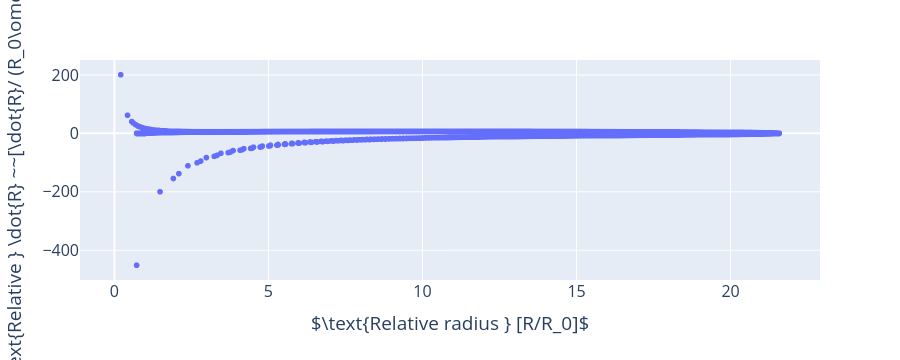

Notebook code cell kept with this figure:
### Markdown cell above
Plotting the dynamic phase (R - Rdot plot). The phase space plot can be used to classify the dynamics of cavitation.

### Code cell
fig = px.scatter(x=BD_obj.R, y=BD_obj.Rdot)
fig.update_layout(
    xaxis=dict(title=r"$\text{Relative radius } [R/R_0]$"),
    yaxis=dict(title=r"$\text{Relative } \dot{R} ~~[\dot{R}/ (R_0\omega)]$"),
    font_size=16,
)
fig.show()

### Figure 1 — Plotly figure (JSON) as saved in the notebook; plotly's stock layout.template omitted (floating-point values rounded to 4 significant figures; data arrays with more than 128 entries replaced by an {"elided": "..."} marker saying what was removed)
{"data": [{"hovertemplate": "x=%{x}<br>y=%{y}<extra></extra>", "legendgroup": "", "marker": {"color": "#636efa", "symbol": "circle"}, "mode": "markers", "name": "", "showlegend": false, "type": "scattergl", "x": {"elided": "4000 float values"}, "xaxis": "x", "y": {"elided": "4000 float values"}, "yaxis": "y"}], "layout": {"font": {"size": 16}, "height": 360, "legend": {"tracegroupgap": 0}, "margin": {"t": 60}, "xaxis": {"anchor": "y", "autorange": true, "domain": [0, 1], "range": [-1.086, 22.87], "title": {"text": "$\\text{Relative radius } [R/R_0]$"}, "type": "linear"}, "yaxis": {"anchor": "x", "autorange": true, "domain": [0, 1], "range": [-502.0, 251.2], "title": {"text": "$\\text{Relative } \\dot{R} ~~[\\dot{R}/ (R_0\\omega)]$"}, "type": "linear"}}}
